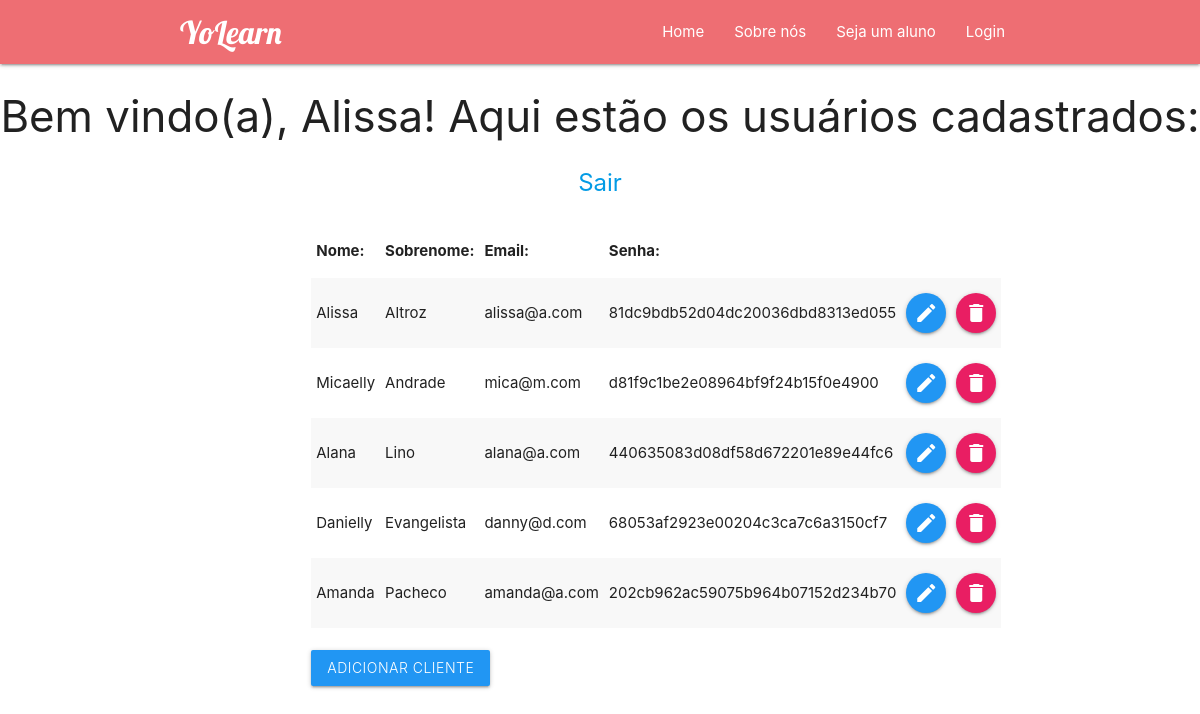
The page /painel.php (signed in) on the database its author committed.
### tables this page shows
CREATE TABLE IF NOT EXISTS `usuarios` (
  `id` int(11) NOT NULL AUTO_INCREMENT,
  `nome` varchar(150) NOT NULL,
  `sobrenome` varchar(150) NOT NULL,
  `email` varchar(125) NOT NULL,
  `senha` varchar(255) NOT NULL,
  PRIMARY KEY (`id`)
);

### painel.php (the view, shortened to what this page needs)
<?php
include_once("conexao.php")
?>
<?php
include_once 'menu_rodape/cabecalho.php';
?>
<h3 class="center"> Bem vindo(a), <?php echo $_SESSION['nome']."! Aqui estão os usuários cadastrados:"; ?> </h3>
<p class="center" style="font-size: X-large;">
<a href="logout.php">Sair</a>
</p>
<div class="row">
	<div class="col s12 m6 push-m3 ">
	<table class="striped">
		<thead>
			<tr>
				<th>Nome:</th>
				<th>Sobrenome:</th>
				<th>Email:</th>
				<th>Senha:</th>
			</tr>
		</thead>
		<tbody>
			<?php
			$sql="SELECT * FROM usuarios";
			$resultado= mysqli_query($mysqli,$sql);
			if (mysqli_num_rows($resultado)>0):
			while($dados =mysqli_fetch_array($resultado)):
			?>
			<tr>
				<td><?php echo $dados['nome'];?></td>
				<td><?php echo $dados['sobrenome'];?></td>
				<td><?php echo $dados['email'];?></td>
				<td><?php echo $dados['senha'];?></td>
				<td><a href="28crud_editar.php?id=<?php echo $dados['id'];?>" class="btn-floating light blue"><i class="material-icons">edit</i></a> </td>
				<td><a href="#modal<?php echo $dados['id'];?>" class="btn-floating pink modal-trigger"><i class="material-icons">delete</i></a> </td>
			</tr>
			<?php
			endwhile;
			endif;
			?>
		</tbody>
	</table>
	<br>
	<a href="addusuario.php" class="btn light blue"> Adicionar cliente</a>
	</div>
</div>

### menu_rodape/cabecalho.php (shortened to what this page needs)
<!DOCTYPE html>
<html lang="pt-br">
<head>
    <link rel="stylesheet" href="https://cdnjs.cloudflare.com/ajax/libs/materialize/1.0.0/css/materialize.min.css">
</head>
<body>
    <div class="navbar-fixed">
        <nav>
            <div class="container">
                <div class="nav-wrapper #EE6E73">
                     <a link="#" class="brand-logo" style="font-family: 'Lobster', cursive;" >YoLearn</a>
                    <ul id="navbar-items" class="right">
                        <li><a href= "index.php" >Home</a></li>
                        <li><a href= "sobre_nos.php">Sobre nós</a></li>
                        <li><a href= "aluno.php">Seja um aluno</a></li>
                        <li><a href= "login.php">Login</a></li>
                    </ul>
            </div>
        </nav>
    </div>

### rows shown on the page
usuarios: nome "Alissa", sobrenome "Altroz", email "alissa@a.com", senha "81dc9bdb52d04dc20036dbd8313ed055"
usuarios: nome "Micaelly", sobrenome "Andrade", email "mica@m.com", senha "d81f9c1be2e08964bf9f24b15f0e4900"
usuarios: nome "Alana", sobrenome "Lino", email "alana@a.com", senha "440635083d08df58d672201e89e44fc6"
usuarios: nome "Danielly", sobrenome "Evangelista", email "danny@d.com", senha "68053af2923e00204c3ca7c6a3150cf7"
usuarios: nome "Amanda", sobrenome "Pacheco", email "amanda@a.com", senha "202cb962ac59075b964b07152d234b70"

### other values the page prints
$_SESSION['nome'] "Alissa"
